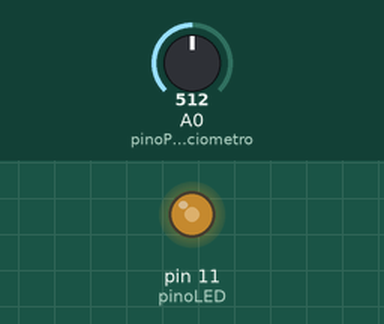
The sketch below on a simulated Arduino Uno, built with avr-gcc and run on an emulated ATmega328P. Shown: output pins drawn as LEDs (lit = HIGH). The inputs (shaded band) are chosen by the test bench; at power-on: A0 (pinoPotenciometro) = 512.

Above: at 1.2 s.
1.3 s: A0 (pinoPotenciometro) set to 716
At 2.1 s:
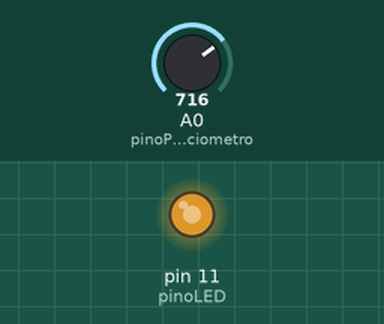
2.8 s: A0 (pinoPotenciometro) set to 900
At 3.3 s:
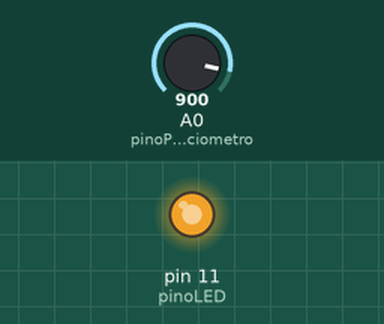
4.3 s: A0 (pinoPotenciometro) set to 122
At 5.5 s:
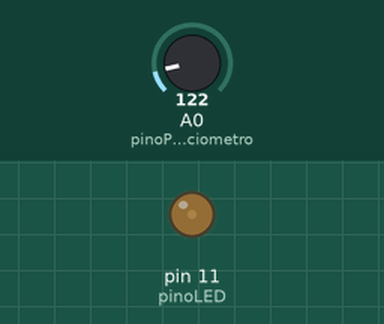
5.8 s: A0 (pinoPotenciometro) set to 0
At 6.7 s:
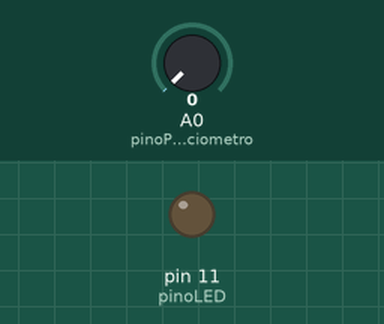
7.3 s: A0 (pinoPotenciometro) set to 511
At 7.9 s:
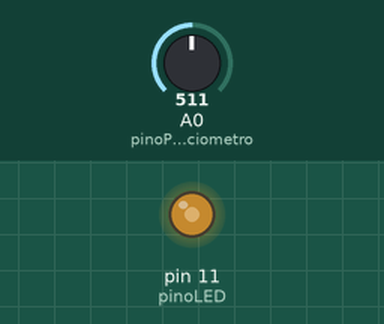
Timing chart, 0 to 9.8 s (numbered marks = the images above; inputs shaded):
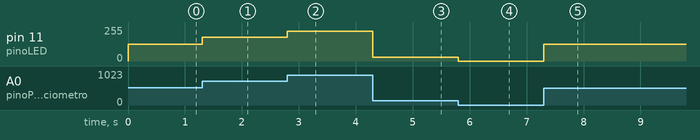

Measured:
- after the input at 1.3 s, pin 11 (pinoLED): 127/255 → 178/255 at once
- after the input at 2.8 s, pin 11 (pinoLED): 178/255 → 224/255 at once
- after the input at 4.3 s, pin 11 (pinoLED): 224/255 → 30/255 at once
- after the input at 5.8 s, pin 11 (pinoLED): 30/255 → 0/255 at once
- after the input at 7.3 s, pin 11 (pinoLED): 0/255 → 127/255 at once

The sketch:

charts_with_light.ino
```cpp
const int pinoPotenciometro = A0; // pino onde o pontenciômetro está conectado
const int pinoLED = 11; // pino onde o LED está conectado
int leitura = 0; // variável para armazenar o valor lido pelo ADC
int pwm = 0; // variável para armazenar o valor da razão cíclica (duty cycle)

void setup() {
  pinMode(pinoPotenciometro, INPUT); // configura o pino com potenciômetro como entrada
  pinMode(pinoLED, OUTPUT); // configura o pino com o LED como saída
}

void loop() {
  // le o valor de tensão no pino do potenciômetro
  leitura = analogRead(pinoPotenciometro);

  // converte o valor do potenciômetro, de 0 a 1023, em um valor de 0 a 255
  pwm = map(leitura, 0, 1023, 0, 255);

  // atualiza a razão cíclica do pino 11, variando a intensidade do LED
  analogWrite(pinoLED, pwm);

}
```
